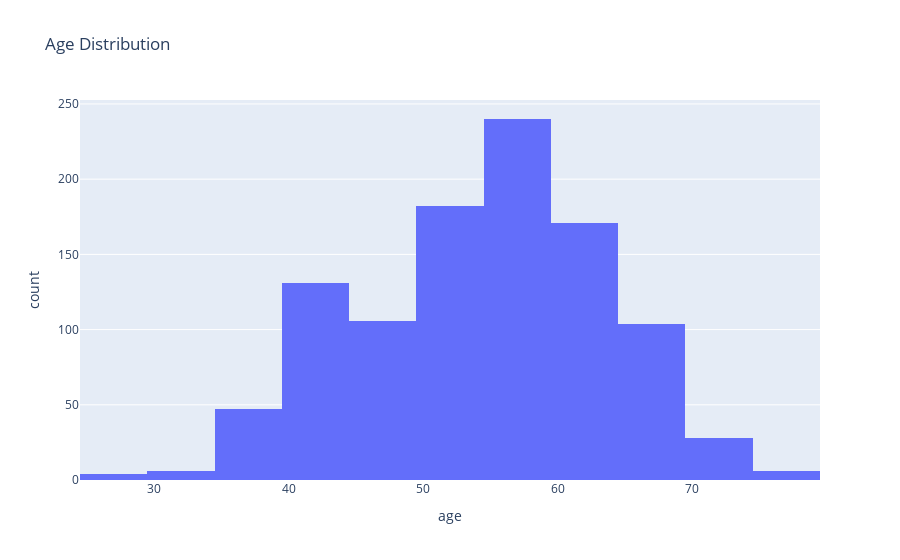

Here is the notebook cell this chart was saved with:
### Markdown cell above
## 3. Distribution of Age

### Code cell
fig = px.histogram(df, x="age", title="Age Distribution", nbins=20)
fig.show()

### Figure 1 — Plotly figure (JSON) as saved in the notebook; plotly's stock layout.template omitted (floating-point values rounded to 4 significant figures; data arrays with more than 128 entries replaced by an {"elided": "..."} marker saying what was removed)
{"data": [{"alignmentgroup": "True", "bingroup": "x", "hovertemplate": "age=%{x}<br>count=%{y}<extra></extra>", "legendgroup": "", "marker": {"color": "#636efa", "pattern": {"shape": ""}}, "name": "", "nbinsx": 20, "offsetgroup": "", "orientation": "v", "showlegend": false, "type": "histogram", "x": {"elided": "1025 int values"}, "xaxis": "x", "yaxis": "y"}], "layout": {"barmode": "relative", "legend": {"tracegroupgap": 0}, "title": {"text": "Age Distribution"}, "xaxis": {"anchor": "y", "domain": [0, 1], "title": {"text": "age"}}, "yaxis": {"anchor": "x", "domain": [0, 1], "title": {"text": "count"}}}}
